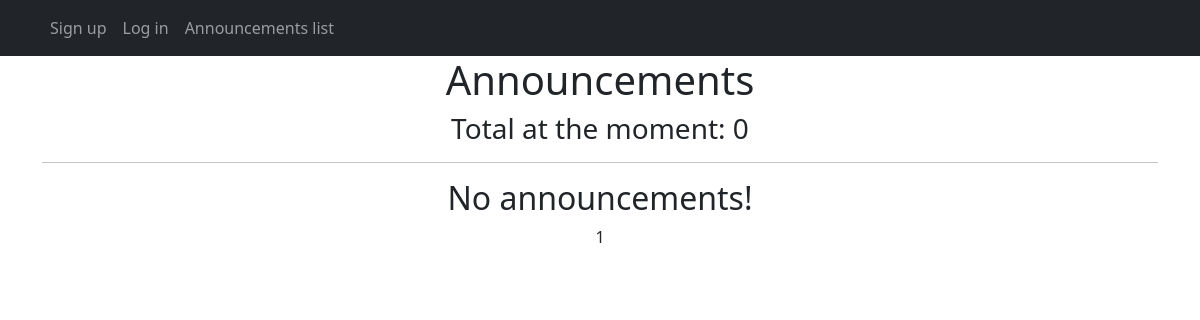
Before: / with the older database file.
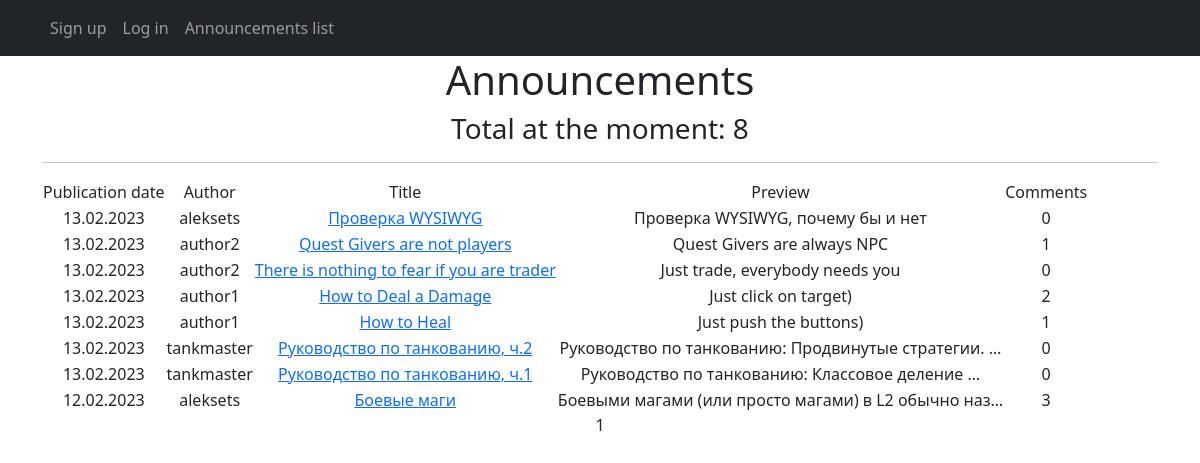
After: the same page with the newer database file.
### announcements/models.py (models this page shows, shortened)
class Announcement(models.Model):
    author = models.ForeignKey(Author, on_delete=models.CASCADE, verbose_name='author')
    add_date = models.DateTimeField(auto_now_add=True)
    category = models.ManyToManyField(Category, related_name='categories', verbose_name='category')
    title = models.CharField(max_length=255, verbose_name='title')
    text = RichTextUploadingField(config_name='default')

class Author(models.Model):
    author = models.OneToOneField(User, on_delete=models.CASCADE)
    def __str__(self):
        return self.author.username

class Comment(models.Model):
    announcement = models.ForeignKey(Announcement, on_delete=models.CASCADE)
    author = models.ForeignKey(User, on_delete=models.CASCADE)
    text = models.TextField(verbose_name='text')
    add_date = models.DateTimeField(auto_now_add=True)
    is_new = models.BooleanField(default=True)

### announcements/views.py (the view)
# urls.py: path('', AnnouncementsList.as_view(), name='announcements'),
class AnnouncementsList(ListView):
    model = Announcement
    ordering = '-add_date'
    template_name = 'announcements.html'
    context_object_name = 'announcements'
    paginate_by = 10

### templates/announcements.html (shortened to what this page needs)
<!DOCTYPE html>
{% extends 'flatpages/default.html' %}
{% block content %}
    <h1>Announcements</h1>
    <h3>Total at the moment: {{ page_obj.paginator.count }}</h3>
    <hr>
    {% if announcements %}
        <table>
            <tr>
                <td>Publication date</td>
                <td>Author</td>
                <td>Title</td>
                <td>Preview</td>
                <td>Comments</td>
            </tr>
            {% for announcement in announcements %}
                <tr>
                    <td>{{ announcement.add_date|date:'d.m.Y' }}</td>
                    <td>{{ announcement.author }}</td>
                    <td><a href="{% url 'announcement' announcement.id %}">{{ announcement.title }}</a></td>
                    <td>{{ announcement.text|striptags|truncatechars:51 }}</td>
                    <td>{{ announcement.comment_set.all|length }}</td>
                    <td>
                    </td>
                </tr>
            {% endfor %}
        </table>
    {% else %}
        <h2>No announcements!</h2>
    {% endif %}
    {{ page_obj.number }}
{% endblock content %}

### templates/flatpages/default.html (shortened to what this page needs)
<!DOCTYPE html>
<html lang="en">
    <head>
        {% load static %}
        <link href="{% static 'css/styles.css' %}" rel="stylesheet" />
    </head>
    <body>
        <nav class="navbar navbar-expand-lg navbar-dark bg-dark static-top">
            <div class="container">
                <div class="collapse navbar-collapse" id="navbarResponsive">
                    <ul class="navbar-nav ml-auto">
                        <li class="nav-item">
                            {%  if request.user.is_anonymous %}
                                <a class="nav-link" href="{% url 'signup' %}">Sign up</a>
                            {% endif %}
                        </li>
                        <li class="nav-item">
                            {%  if request.user.is_anonymous %}
                                <a class="nav-link" href="{% url 'login' %}">Log in</a>
                            {% else %}
                                <a class="nav-link" href="{% url 'logout' %}">Log out</a>
                            {% endif %}
                        </li>
                        <li class="nav-item">
                            <a class="nav-link" href="{% url 'announcements' %}">Announcements list</a>
                        </li>
                    </ul>
                </div>
            </div>
        </nav>
        <div class="container">
            <div class="row">
                <div class="col-lg-12 text-center">
                    {% block content %}
                    {% endblock content %}
                </div>
            </div>
        </div>
    </body>
</html>

Changed rows visible on the page:
added Announcement: add_date "13.02.2023", author "aleksets", title "Проверка WYSIWYG", text "Проверка WYSIWYG, почему бы и нет", comment_set.all|length "0"
added Announcement: add_date "13.02.2023", author "author2", title "Quest Givers are not players", text "Quest Givers are always NPC", comment_set.all|length "1"
added Announcement: add_date "13.02.2023", author "author2", title "There is nothing to fear if you are trader", text "Just trade, everybody needs you", comment_set.all|length "0"
added Announcement: add_date "13.02.2023", author "author1", title "How to Deal a Damage", text "Just click on target)", comment_set.all|length "2"
added Announcement: add_date "13.02.2023", author "author1", title "How to Heal", text "Just push the buttons)", comment_set.all|length "1"
added Announcement: add_date "13.02.2023", author "tankmaster", title "Руководство по танкованию, ч.2", text "Руководство по танкованию: Продвинутые стратегии. …", comment_set.all|length "0"
added Announcement: add_date "13.02.2023", author "tankmaster", title "Руководство по танкованию, ч.1", text "Руководство по танкованию: Классовое деление …", comment_set.all|length "0"
added Announcement: add_date "12.02.2023", author "aleksets", title "Боевые маги", text "Боевыми магами (или просто магами) в L2 обычно наз…", comment_set.all|length "3"
Other visible differences:
{{ page_obj.paginator.count }}: "0" → "8"
text no longer shown: "No announcements!"
text now shown: "Publication date Author Title Preview Comments"
